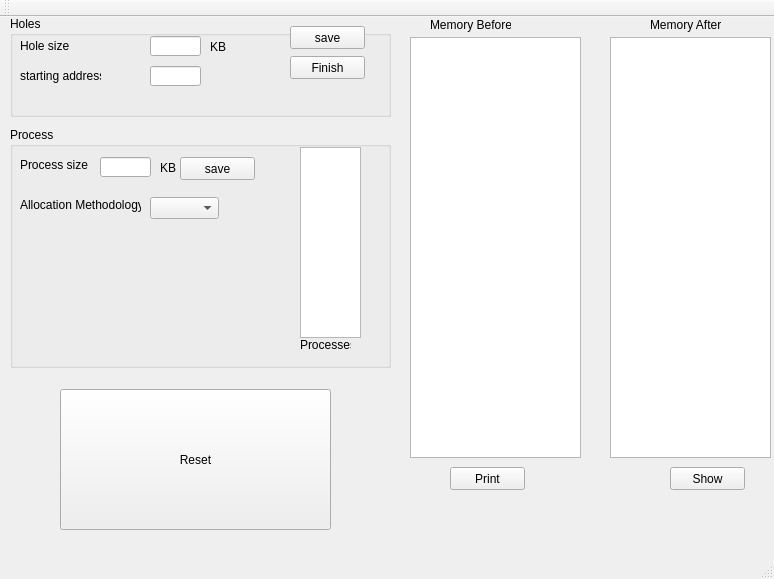
<?xml version="1.0" encoding="UTF-8"?>
<ui version="4.0">
 <class>MainWindow</class>
 <widget class="QMainWindow" name="MainWindow">
  <property name="geometry">
   <rect>
    <x>0</x>
    <y>0</y>
    <width>774</width>
    <height>579</height>
   </rect>
  </property>
  <property name="windowTitle">
   <string>MainWindow</string>
  </property>
  <widget class="QWidget" name="centralWidget">
   <widget class="QGroupBox" name="Holegbx">
    <property name="geometry">
     <rect>
      <x>10</x>
      <y>-1</y>
      <width>381</width>
      <height>101</height>
     </rect>
    </property>
    <property name="title">
     <string>Holes</string>
    </property>
    <widget class="QLineEdit" name="HoleSize">
     <property name="geometry">
      <rect>
       <x>140</x>
       <y>20</y>
       <width>51</width>
       <height>20</height>
      </rect>
     </property>
    </widget>
    <widget class="QLineEdit" name="HoleAddress">
     <property name="geometry">
      <rect>
       <x>140</x>
       <y>50</y>
       <width>51</width>
       <height>20</height>
      </rect>
     </property>
    </widget>
    <widget class="QLabel" name="label">
     <property name="geometry">
      <rect>
       <x>10</x>
       <y>20</y>
       <width>51</width>
       <height>20</height>
      </rect>
     </property>
     <property name="text">
      <string>Hole size</string>
     </property>
    </widget>
    <widget class="QLabel" name="label_2">
     <property name="geometry">
      <rect>
       <x>10</x>
       <y>50</y>
       <width>81</width>
       <height>20</height>
      </rect>
     </property>
     <property name="text">
      <string>starting address</string>
     </property>
    </widget>
    <widget class="QPushButton" name="SaveBtn">
     <property name="geometry">
      <rect>
       <x>280</x>
       <y>10</y>
       <width>75</width>
       <height>23</height>
      </rect>
     </property>
     <property name="text">
      <string>save</string>
     </property>
    </widget>
    <widget class="QLabel" name="label_4">
     <property name="geometry">
      <rect>
       <x>200</x>
       <y>20</y>
       <width>47</width>
       <height>21</height>
      </rect>
     </property>
     <property name="text">
      <string>KB</string>
     </property>
    </widget>
    <widget class="QPushButton" name="FinishBtn">
     <property name="geometry">
      <rect>
       <x>280</x>
       <y>40</y>
       <width>75</width>
       <height>23</height>
      </rect>
     </property>
     <property name="text">
      <string>Finish</string>
     </property>
    </widget>
   </widget>
   <widget class="QGroupBox" name="Processgbx">
    <property name="geometry">
     <rect>
      <x>10</x>
      <y>110</y>
      <width>381</width>
      <height>241</height>
     </rect>
    </property>
    <property name="title">
     <string>Process</string>
    </property>
    <widget class="QLabel" name="label_3">
     <property name="geometry">
      <rect>
       <x>10</x>
       <y>30</y>
       <width>71</width>
       <height>16</height>
      </rect>
     </property>
     <property name="text">
      <string>Process size</string>
     </property>
    </widget>
    <widget class="QLineEdit" name="ProcessSize">
     <property name="geometry">
      <rect>
       <x>90</x>
       <y>30</y>
       <width>51</width>
       <height>20</height>
      </rect>
     </property>
    </widget>
    <widget class="QPushButton" name="PsaveBtn">
     <property name="geometry">
      <rect>
       <x>170</x>
       <y>30</y>
       <width>75</width>
       <height>23</height>
      </rect>
     </property>
     <property name="text">
      <string>save</string>
     </property>
    </widget>
    <widget class="QLabel" name="label_6">
     <property name="geometry">
      <rect>
       <x>150</x>
       <y>30</y>
       <width>47</width>
       <height>21</height>
      </rect>
     </property>
     <property name="text">
      <string>KB</string>
     </property>
    </widget>
    <widget class="QPlainTextEdit" name="ProcessShow">
     <property name="geometry">
      <rect>
       <x>290</x>
       <y>20</y>
       <width>61</width>
       <height>191</height>
      </rect>
     </property>
    </widget>
    <widget class="QComboBox" name="AllocationBox">
     <property name="geometry">
      <rect>
       <x>140</x>
       <y>70</y>
       <width>69</width>
       <height>22</height>
      </rect>
     </property>
     <property name="editable">
      <bool>false</bool>
     </property>
     <property name="currentText">
      <string notr="true"/>
     </property>
     <item>
      <property name="text">
       <string/>
      </property>
     </item>
     <item>
      <property name="text">
       <string>First fit</string>
      </property>
     </item>
     <item>
      <property name="text">
       <string>Best fit</string>
      </property>
     </item>
     <item>
      <property name="text">
       <string>Worst fit</string>
      </property>
     </item>
    </widget>
    <widget class="QLabel" name="label_5">
     <property name="geometry">
      <rect>
       <x>10</x>
       <y>70</y>
       <width>121</width>
       <height>16</height>
      </rect>
     </property>
     <property name="text">
      <string>Allocation Methodology</string>
     </property>
    </widget>
    <widget class="QLabel" name="label_9">
     <property name="geometry">
      <rect>
       <x>290</x>
       <y>210</y>
       <width>51</width>
       <height>16</height>
      </rect>
     </property>
     <property name="text">
      <string>Processes</string>
     </property>
    </widget>
   </widget>
   <widget class="QPlainTextEdit" name="PrintShow">
    <property name="geometry">
     <rect>
      <x>410</x>
      <y>20</y>
      <width>171</width>
      <height>421</height>
     </rect>
    </property>
   </widget>
   <widget class="QPushButton" name="PrintBtn">
    <property name="geometry">
     <rect>
      <x>450</x>
      <y>450</y>
      <width>75</width>
      <height>23</height>
     </rect>
    </property>
    <property name="text">
     <string>Print</string>
    </property>
   </widget>
   <widget class="QPlainTextEdit" name="FinalMemoryPrint">
    <property name="geometry">
     <rect>
      <x>610</x>
      <y>20</y>
      <width>161</width>
      <height>421</height>
     </rect>
    </property>
   </widget>
   <widget class="QLabel" name="label_7">
    <property name="geometry">
     <rect>
      <x>430</x>
      <y>0</y>
      <width>81</width>
      <height>16</height>
     </rect>
    </property>
    <property name="text">
     <string>Memory Before</string>
    </property>
   </widget>
   <widget class="QLabel" name="label_8">
    <property name="geometry">
     <rect>
      <x>650</x>
      <y>0</y>
      <width>71</width>
      <height>16</height>
     </rect>
    </property>
    <property name="text">
     <string>Memory After</string>
    </property>
   </widget>
   <widget class="QPushButton" name="ShowBtn">
    <property name="geometry">
     <rect>
      <x>670</x>
      <y>450</y>
      <width>75</width>
      <height>23</height>
     </rect>
    </property>
    <property name="text">
     <string>Show</string>
    </property>
   </widget>
   <widget class="QPushButton" name="ResetBtn">
    <property name="geometry">
     <rect>
      <x>60</x>
      <y>372</y>
      <width>271</width>
      <height>141</height>
     </rect>
    </property>
    <property name="text">
     <string>Reset</string>
    </property>
   </widget>
  </widget>
  <widget class="QMenuBar" name="menuBar">
   <property name="geometry">
    <rect>
     <x>0</x>
     <y>0</y>
     <width>774</width>
     <height>21</height>
    </rect>
   </property>
  </widget>
  <widget class="QToolBar" name="mainToolBar">
   <attribute name="toolBarArea">
    <enum>TopToolBarArea</enum>
   </attribute>
   <attribute name="toolBarBreak">
    <bool>false</bool>
   </attribute>
  </widget>
  <widget class="QStatusBar" name="statusBar"/>
 </widget>
 <layoutdefault spacing="6" margin="11"/>
 <resources/>
 <connections/>
</ui>
